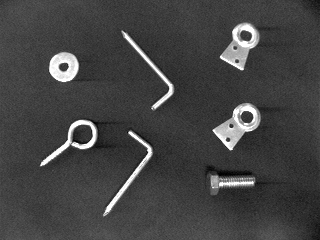
%> input picture Proyecto/Bases Sossa/IMAG067.BMP, 320 x 240 px
$ octave CaracteristicasYSeparacion.m   (GNU Octave 9; MATLAB toolbox functions it lacks are replaced by stand-ins)
%> lines starting %> are read from the running program, lines starting %| are printed output that depends on the picture; in (x1, y1, x2, y2) boxes, pixels count from 0 and x2, y2 are one past the last pixel; in counts of white or black regions, pixels touching at a corner belong together; the program's own positions count from 1
clc %Limpia la pantalla
clear all %limpia todas las variables
close all %cierra todo
warning off all %evita llamadas de atención
%Parte 1,2.- características del objeto

%variables
LlaveAllen = 0;
Arandela = 0;
Tuerca = 0;
Armella = 0;
ColaDePato = 0;

imagen = imread("Bases Sossa\IMAG067.BMP");
%> imagen is the input picture: size 240x320 uint8; min 1, max 254, mean 67.7
figure(1)
imshow(imagen);
imagen = imbinarize(imagen);
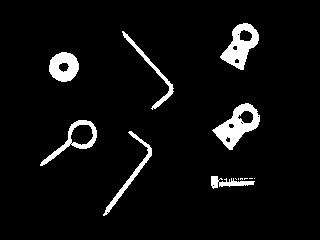
%> imagen: size 240x320 logical; 5.4% white; 13 white regions (6 under 20 px), largest, box (x1, y1, x2, y2) and area: (212, 103, 260, 150) 968, (220, 23, 259, 70) 880, (49, 52, 79, 82) 635
figure(2)
imagen = bwareaopen(imagen,30);
imagen = imfill(imagen,'holes');
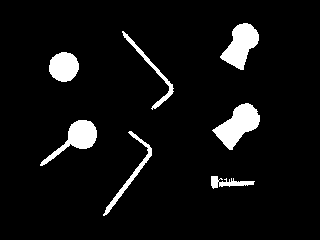
%> imagen: size 240x320 logical; 6.3% white; 7 white regions
imshow(imagen);
stats = regionprops(imagen,"Perimeter","Area","Centroid","BoundingBox","Circularity","ConvexArea");
%> stats = 7 regions; largest, box (x1, y1, x2, y2), Area, Centroid, ConvexArea, Circularity and Perimeter: (212, 103, 260, 150) 1130 [238.5 125.7] 1299 0.682 141.1, (220, 23, 259, 70) 1014 [241.4 45.9] 1173 0.707 131.1, (40, 120, 97, 166) 861 [77.6 138.9] 1244 0.396 162.2, (49, 52, 79, 82) 699 [64.5 67.5] 721 0.981 91.48
hold on
for i =1 : length(stats)
    x = stats(i).BoundingBox;
    rectangle("Position",[x(1),x(2),x(3),x(4)],"EdgeColor","r","LineWidth",2);
    text(stats(i).Centroid(1),stats(i).Centroid(2),num2str(i),"Color","g");
    valor = buscarElemento(stats(i).Circularity,stats(i).Area,stats(i).ConvexArea);
    if valor == "LlaveAllen"
        LlaveAllen = LlaveAllen +1;
    elseif valor == "Arandela"
        Arandela = Arandela +1;
    elseif valor == "Armella"
        Armella = Armella + 1;
    elseif valor == "ColaDePato"
        ColaDePato = ColaDePato + 1 ;
    elseif valor == "Tuerca"
        Tuerca = Tuerca + 1 ;
    end
end
%> this loop made 7 passes
%> (x, resultado in buscarElemento, valor, LlaveAllen) on passes 3 to 4: ([103.5 131.5 49 85], 'LlaveAllen', 'LlaveAllen', 1), ([122.5 31.5 52 79], 'LlaveAllen', 'LlaveAllen', 2)
%> (x, resultado in buscarElemento, valor, ColaDePato) on passes 6 to 7: ([212.5 103.5 48 47], 'ColaDePato', 'ColaDePato', 1), ([220.5 23.5 39 47], 'ColaDePato', 'ColaDePato', 2)
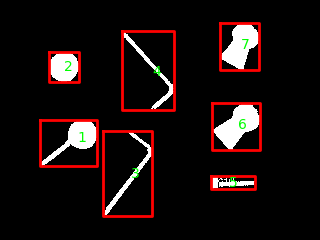
%> figure redrawn from the program's plot data

function resultado = buscarElemento(circularidad,area,convexArea)
            resultado = "no";
            if circularidad >.9
                resultado = "Arandela";
            elseif circularidad<.45 && area > 450 && convexArea<1400
                resultado = "Armella";
            elseif area>1000
                resultado = "ColaDePato";
            elseif circularidad<.45 && circularidad>.14 && area < 450
                resultado = "Tuerca";
            elseif circularidad<.2 && area < 500 && convexArea>1310
                resultado = "LlaveAllen";
            end
        end

$ run again, with Proyecto/Bases Sossa/IMAG001.BMP copied over Proyecto/Bases Sossa/IMAG067.BMP
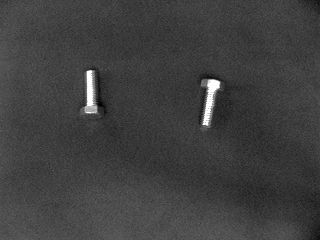
%> input picture Proyecto/Bases Sossa/IMAG001.BMP, 320 x 240 px
%> imagen is the input picture: size 240x320 uint8; min 1, max 254, mean 63.7
%> `imagen = imbinarize(imagen);`:
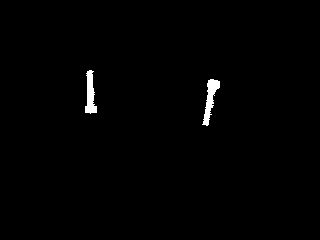
%> imagen: size 240x320 logical; 0.88% white; 2 white regions
%> stats = 2 regions; box (x1, y1, x2, y2), Area, Centroid, ConvexArea, Circularity and Perimeter: (202, 79, 220, 126) 353 [210.9 99.8] 490 0.277 123.4, (85, 70, 97, 114) 319 [91 94.8] 441 0.322 108.5
%> the loop `for i =1 : length(stats)` made 2 passes
%> (x, resultado in buscarElemento, valor, Tuerca) on passes 1 to 2: ([85.5 70.5 12 44], 'Tuerca', 'Tuerca', 1), ([202.5 79.5 18 47], 'Tuerca', 'Tuerca', 2)
%> after the loop `for i =1 : length(stats)`: Arandela = 0
%> after the loop `for i =1 : length(stats)`:
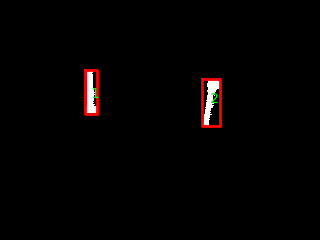
%> figure redrawn from the program's plot data

$ run again, with Proyecto/Bases Sossa/IMAG002.BMP copied over Proyecto/Bases Sossa/IMAG067.BMP
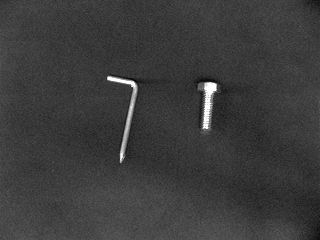
%> input picture Proyecto/Bases Sossa/IMAG002.BMP, 320 x 240 px
%> imagen is the input picture: size 240x320 uint8; min 4, max 254, mean 60.1
%> `imagen = imbinarize(imagen);`:
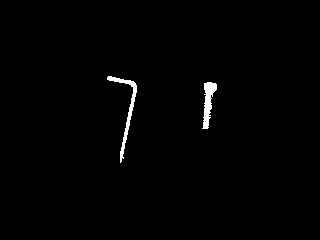
%> imagen: size 240x320 logical; 0.98% white; 2 white regions
%> stats = 2 regions; box (x1, y1, x2, y2), Area, Centroid, ConvexArea, Circularity and Perimeter: (107, 76, 137, 163) 400 [126.7 109.9] 1494 0.101 220.4, (202, 82, 217, 129) 356 [208.9 102.8] 486 0.263 127.3
%> the loop `for i =1 : length(stats)` made 2 passes
%> (x, resultado in buscarElemento, valor, LlaveAllen) on pass 1: ([107.5 76.5 30 87], 'LlaveAllen', 'LlaveAllen', 1)
%> after the loop `for i =1 : length(stats)`: Arandela = 0
%> after the loop `for i =1 : length(stats)`:
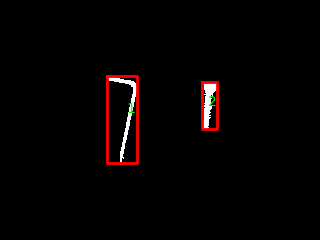
%> figure redrawn from the program's plot data
